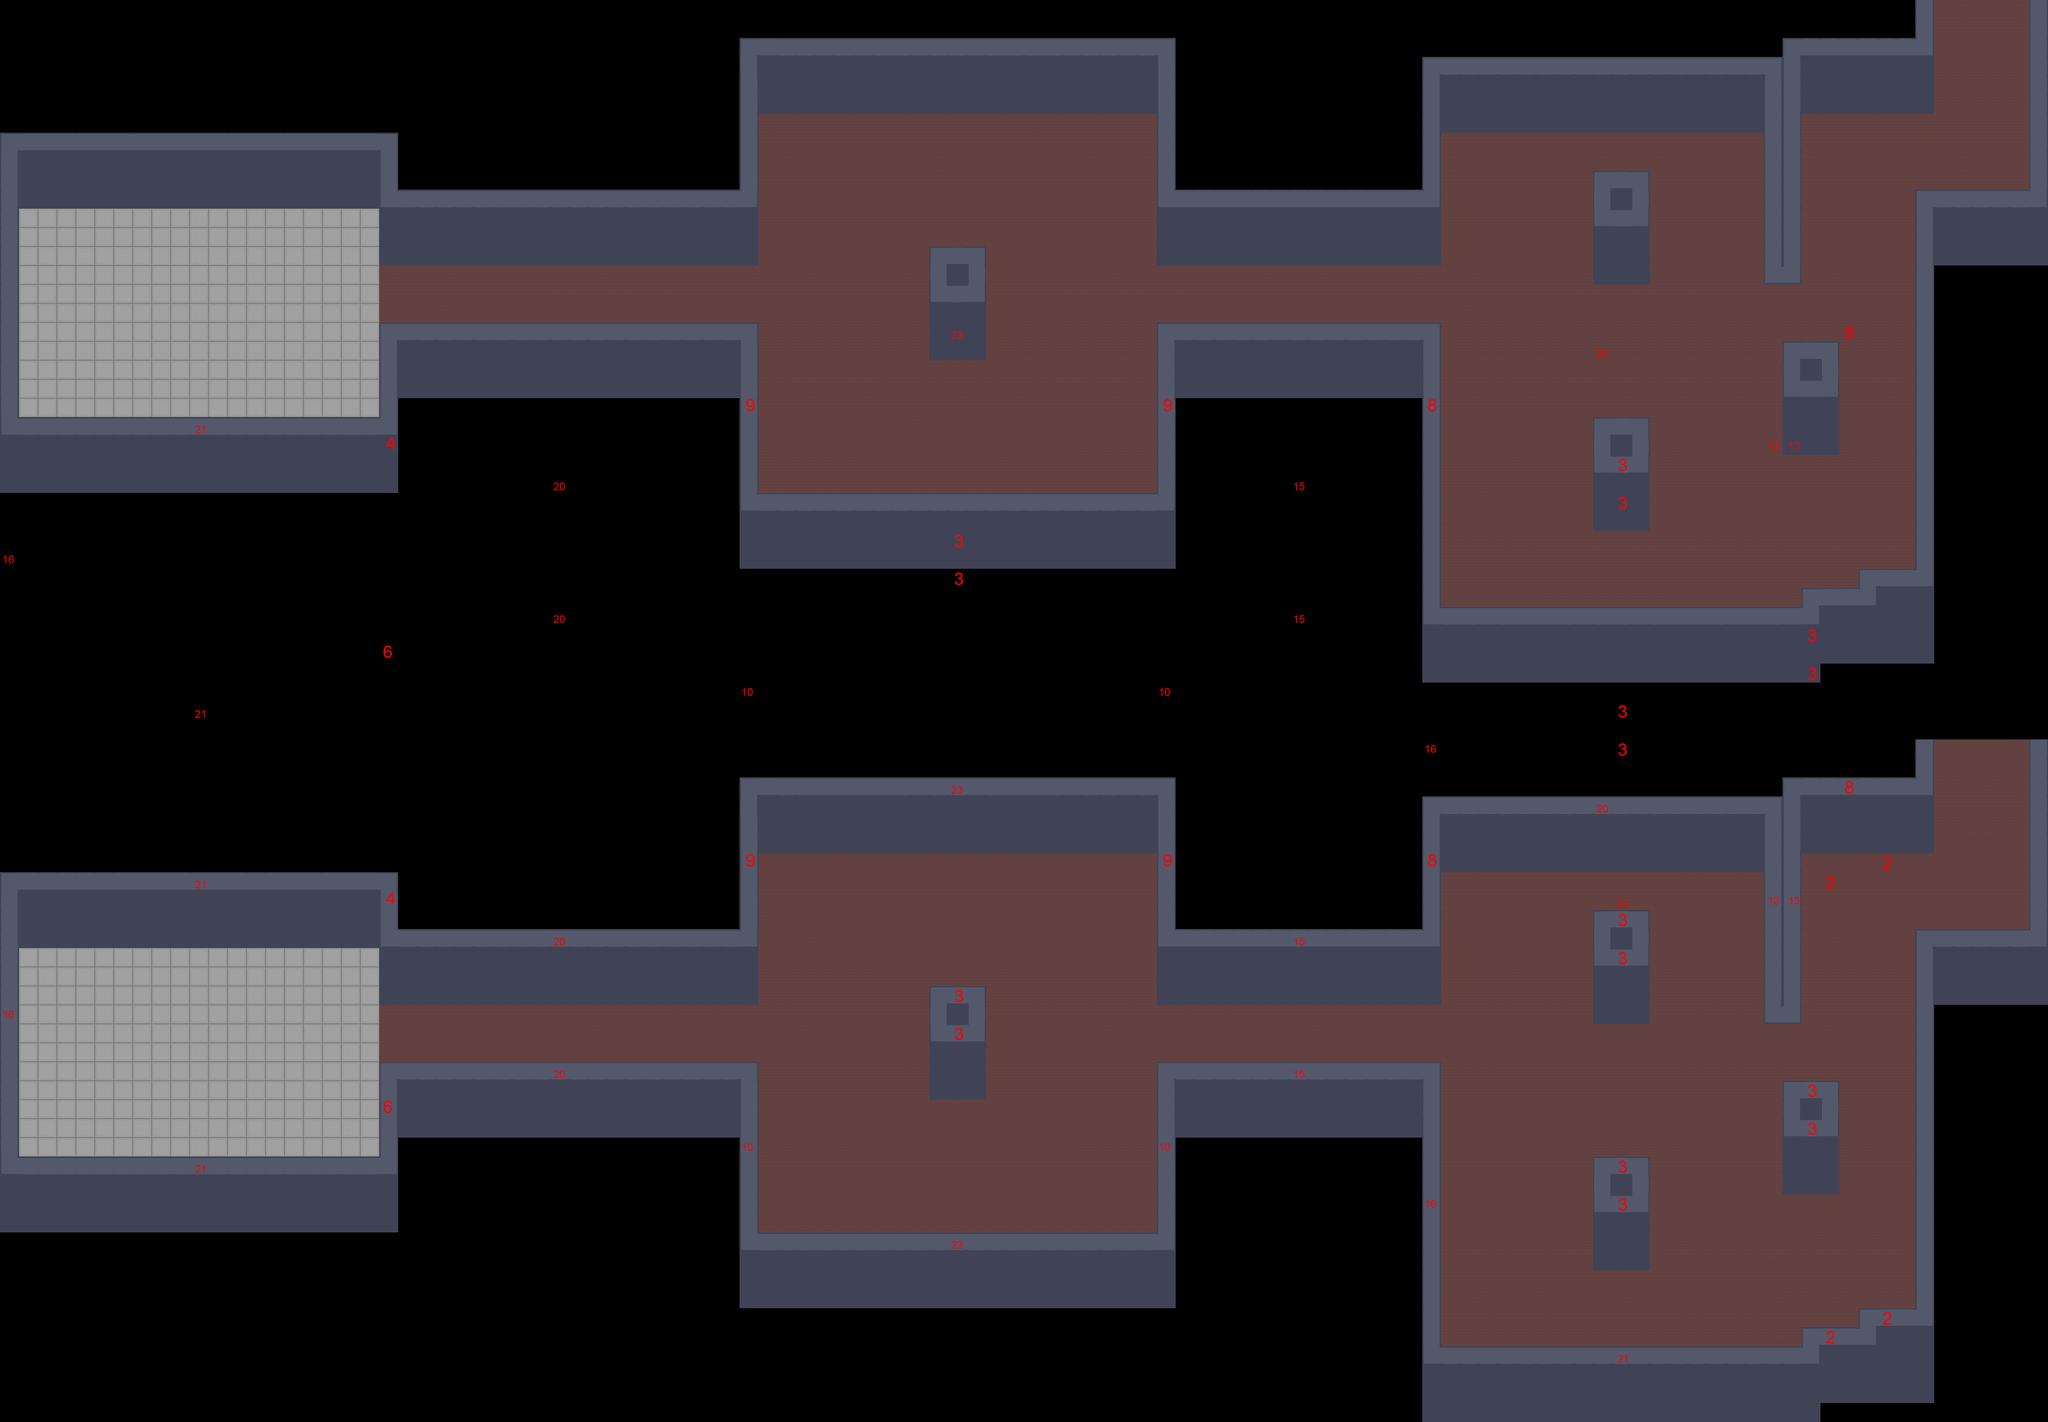

A level layout from a 2D game, rendered from its tile map. Below: a short description, then the map file with tile-grid data replaced by summaries:
An orthogonal 108x75 tile map with 64x64 px tiles, 3 tile layers (Layer64, Layer256, LayerMeta), 3 tilesets.

<map version="1.0" tiledversion="1.1.2" orientation="orthogonal" renderorder="right-down" width="108" height="75" tilewidth="64" tileheight="64" infinite="0" nextobjectid="1">
 <tileset firstgid="1" source="64x64set.tsx" />
 <tileset firstgid="17" source="64x256.tsx" />
 <tileset firstgid="21" source="TileNumbers.tsx" />
 <layer name="Layer64" width="108" height="75" locked="1">
  <data>[8100 cells, 3166 non-empty, 10 distinct tile ids]</data>
 </layer>
 <layer name="Layer256" width="108" height="75" locked="1">
  <data>[8100 cells, 408 non-empty, 3 distinct tile ids]</data>
 </layer>
 <layer name="LayerMeta" width="108" height="75">
  <data>[8100 cells, 63 non-empty, 15 distinct tile ids]</data>
 </layer>
</map>
